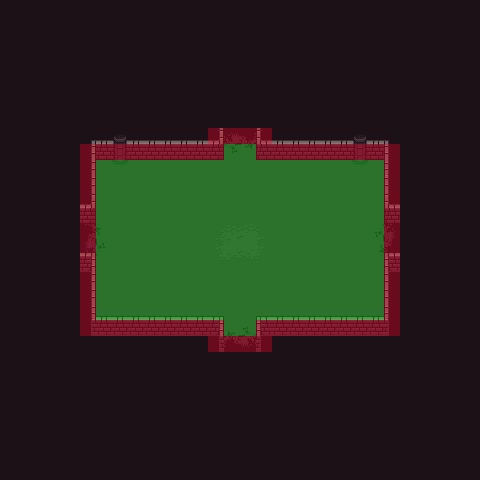

This is a level from a 2D game, rendered from its Tiled map with the project's own tilesets. A one-line summary and the map file follow, with tile-layer data summarised:
An orthogonal 30x30 tile map with 16x16 px tiles, 6 tile layers (bg, floor, exits, fg, ...), 5 tilesets and 17 objects (n, w, s, e).

<map version="1.5" tiledversion="1.6.0" orientation="orthogonal" renderorder="right-down" width="30" height="30" tilewidth="16" tileheight="16" infinite="0" nextlayerid="12" nextobjectid="26">
 <tileset firstgid="1" source="0x72_16x16DungeonTileset_walls.v1.tsx" />
 <tileset firstgid="257" source="0x72_16x16DungeonTileset.v4.tsx" />
 <tileset firstgid="513" source="NavigationTileSet.tsx" />
 <tileset firstgid="515" source="Enemies.tsx" />
 <tileset firstgid="518" source="spawnTileset.tsx" />
 <layer id="1" name="bg" width="30" height="30">
  <data>[900 cells, 900 non-empty, 1 distinct tile ids]</data>
 </layer>
 <layer id="2" name="floor" width="30" height="30">
  <data>[900 cells, 192 non-empty, 1 distinct tile ids]</data>
 </layer>
 <layer id="5" name="exits" width="30" height="30">
  <data>[900 cells, 16 non-empty, 16 distinct tile ids]</data>
 </layer>
 <layer id="3" name="fg" width="30" height="30">
  <data>[900 cells, 90 non-empty, 20 distinct tile ids]</data>
 </layer>
 <layer id="4" name="props" width="30" height="30">
  <data>[900 cells, 18 non-empty, 15 distinct tile ids]</data>
 </layer>
 <objectgroup id="6" name="Collisions">
  <object id="21" x="80" y="216">
   <polygon points="0,0 16,0 16,-63.5625 32,-63.5625 36,-60 44,-60 48,-63.5625 144,-63.5625 144,-88 176,-88 176,-63.5625 272,-63.5625 276,-60 284,-60 288,-63.5625 304,-63.5625 304,0 320,0 320,36 304,36 304,100 176,100 176,136 144,136 144,100 16,100 16,36 0,36" />
  </object>
 </objectgroup>
 <objectgroup id="11" name="SpawnPoints">
  <object id="22" gid="518" x="224" y="160" width="16" height="16" />
  <object id="23" gid="519" x="368" y="240" width="16" height="16" />
  <object id="24" gid="520" x="96" y="240" width="16" height="16" />
  <object id="25" gid="521" x="240" y="336" width="16" height="16" />
 </objectgroup>
 <objectgroup id="7" name="Gates">
  <object id="17" name="n" x="224" y="128">
   <polygon points="0,0 32,0 32,16 0,16" />
  </object>
  <object id="18" name="w" x="80" y="224">
   <polygon points="0,0 16,0 16,28 0,28" />
  </object>
  <object id="19" name="s" x="224" y="352">
   <polygon points="0,0 0,-16 32,-16 32,0" />
  </object>
  <object id="20" name="e" x="384" y="224">
   <polygon points="0,0 16,0 16,28 0,28" />
  </object>
 </objectgroup>
 <objectgroup id="8" name="Void" />
 <objectgroup id="10" name="Enemies">
  <object id="7" gid="516" x="144" y="208" width="16" height="16" />
  <object id="8" gid="516" x="320" y="208" width="16" height="16" />
  <object id="9" gid="516" x="320" y="288" width="16" height="16" />
  <object id="10" gid="516" x="144" y="288" width="16" height="16" />
  <object id="11" gid="517" x="224" y="192" width="16" height="16" />
  <object id="12" gid="517" x="224" y="224" width="16" height="16" />
  <object id="15" gid="517" x="224" y="256" width="16" height="16" />
  <object id="16" gid="517" x="224" y="288" width="16" height="16" />
 </objectgroup>
 <layer id="9" name="navigation" width="30" height="30" opacity="0.34">
  <data>[900 cells, 248 non-empty, 2 distinct tile ids]</data>
 </layer>
</map>
